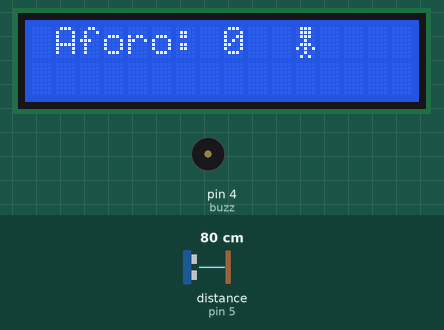
Recording of a sketch running on a simulated Arduino Uno, built with avr-gcc and run on an emulated ATmega328P. Shown: 16×2 character LCD, buzzer (waves = sounding). Wiring (inferred from the names in the program): ultrasonic range finder: trigger pin 6; echo pin 5. The test bench sets the inputs (shaded band); at power-on: distance to the obstacle (sensor on pin 5) 80 cm. The echo pulse lasts 58.3 µs per cm; what the sketch prints to the serial monitor is not drawn.

Above: at 1.2 s.
1.3 s: distance to the obstacle (sensor on pin 5) set to 9 cm
At 3.7 s:
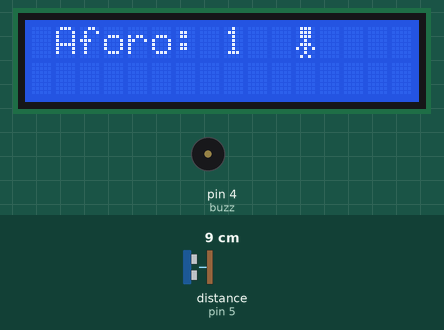
5.1 s: distance to the obstacle (sensor on pin 5) set to 2 cm
7.2 s: distance to the obstacle (sensor on pin 5) set to 8 cm
At 18.63 s:
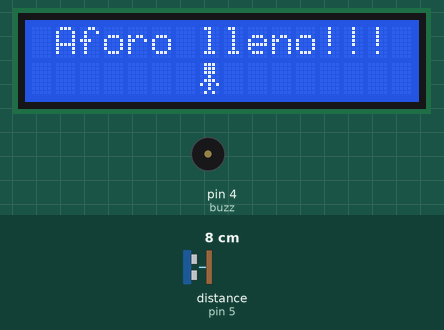
At 19.9 s:
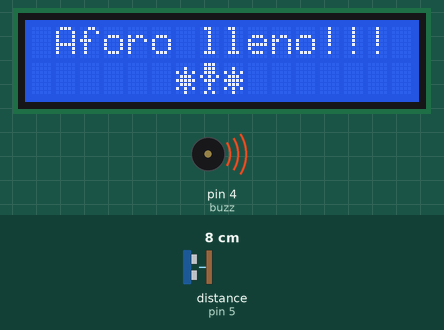
Timing chart, 0 to 20.2 s (numbered marks = the images above; inputs shaded):
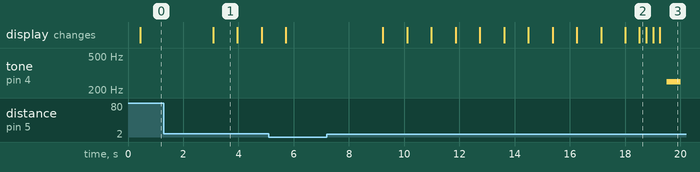

Measured:
- after the input at 1.3 s, the display: changes after 1.8 s (image 1)
- after the input at 7.2 s, tone on pin 4 (buzz): silent → 250 Hz after 12.3 s, → silent 0.50 s later; the display: first changes after 2.0 s (image 2 shows a later state)
- what the display in image 1 shows lasts 0.9 s, from 3.1 s to 4.0 s

The sketch:

Contador_aforo_con_animacion.ino
```cpp
/*
Fundacion kinal
Centro tecnico educativo laboral Kinal
Electronica
Grado: Quinto
Seccion: A
Curso: Taller en electronica digital y reparacion de computadoras I
Nombre: Wolf Renato Giovanni Salguero Barrios
Carne: 2021179
*/

#include <LiquidCrystal.h>

LiquidCrystal LCD_W(12, 11, 10, 9, 8, 7);

#define TRIG 6
#define ECO 5
#define buzz 4
#define Out(pin) pinMode(pin, OUTPUT)
#define In(pin) pinMode(pin, INPUT)
#define sph(pin) digitalWrite(pin, HIGH)
#define spl(pin) digitalWrite(pin, LOW)
int duracion;
int distancia;
int cuenta;
int total;


byte quiet[] = {
  0b01110,
  0b01110,
  0b01110,
  0b00100,
  0b01110,
  0b10101,
  0b00100,
  0b01010
};

byte jump[] = {
  0b01110,
  0b01110,
  0b01110,
  0b10101,
  0b01110,
  0b00100,
  0b00100,
  0b01010
};

byte bomb[] = {
  0b00000,
  0b00011,
  0b00100,
  0b01110,
  0b10011,
  0b10111,
  0b11111,
  0b01110
};

byte boom[] = {
  0b00000,
  0b00100,
  0b10101,
  0b01110,
  0b11111,
  0b01110,
  0b10101,
  0b00100
};

void setup() {
Serial.begin(9600);
LCD_W.begin(16, 2);
LCD_W.createChar(0, quiet);
LCD_W.createChar(1, jump);
LCD_W.createChar(2, bomb);
LCD_W.createChar(3, boom);
Out(TRIG);
In(ECO);
Out(buzz);
}

void loop() {

distancia =  Sensor_ultrasonico();
Serial.println(distancia);

LCD();

if(distancia > 5 && distancia < 11){
  cuenta = _cuenta();

}

while(cuenta > 15){
LCD_W.setCursor(1,0);
LCD_W.print("Aforo lleno!!!");
quieto();
salto();
bomba();
explotion();
buzzer();
}
}

int Sensor_ultrasonico(void){
  int _distancia;
  sph(TRIG);
delayMicroseconds(10);
spl(TRIG);
duracion = pulseIn(ECO, HIGH);
_distancia = duracion/58;
delay(375);
return _distancia;
}

void buzzer(){
  tone(buzz, 250, 500);
  delay(500);
  noTone(buzz);
  delay(500);
}

void quieto(){
LCD_W.setCursor(7,1);
LCD_W.write(byte(0));
delay(250);
}

void salto(){
LCD_W.setCursor(7,1);
LCD_W.write(byte(1));
delay(250);
}

void bomba(){
 LCD_W.setCursor(6,1);
LCD_W.write(byte(2));
LCD_W.setCursor(8,1);
LCD_W.write(byte(2));
delay(250);
}

void explotion(){
LCD_W.setCursor(6,1);
LCD_W.write(byte(3));
LCD_W.setCursor(8, 1);
LCD_W.write(byte(3));
delay(250);
}


int _cuenta(void){
  total = total + 1;
  return total;
}

void LCD(){
    LCD_W.setCursor(1,0);
  LCD_W.print("Aforo: ");
  LCD_W.print(cuenta);
  LCD_W.setCursor(11,0);
  LCD_W.write(byte(0));
  delay(500);
}
```
